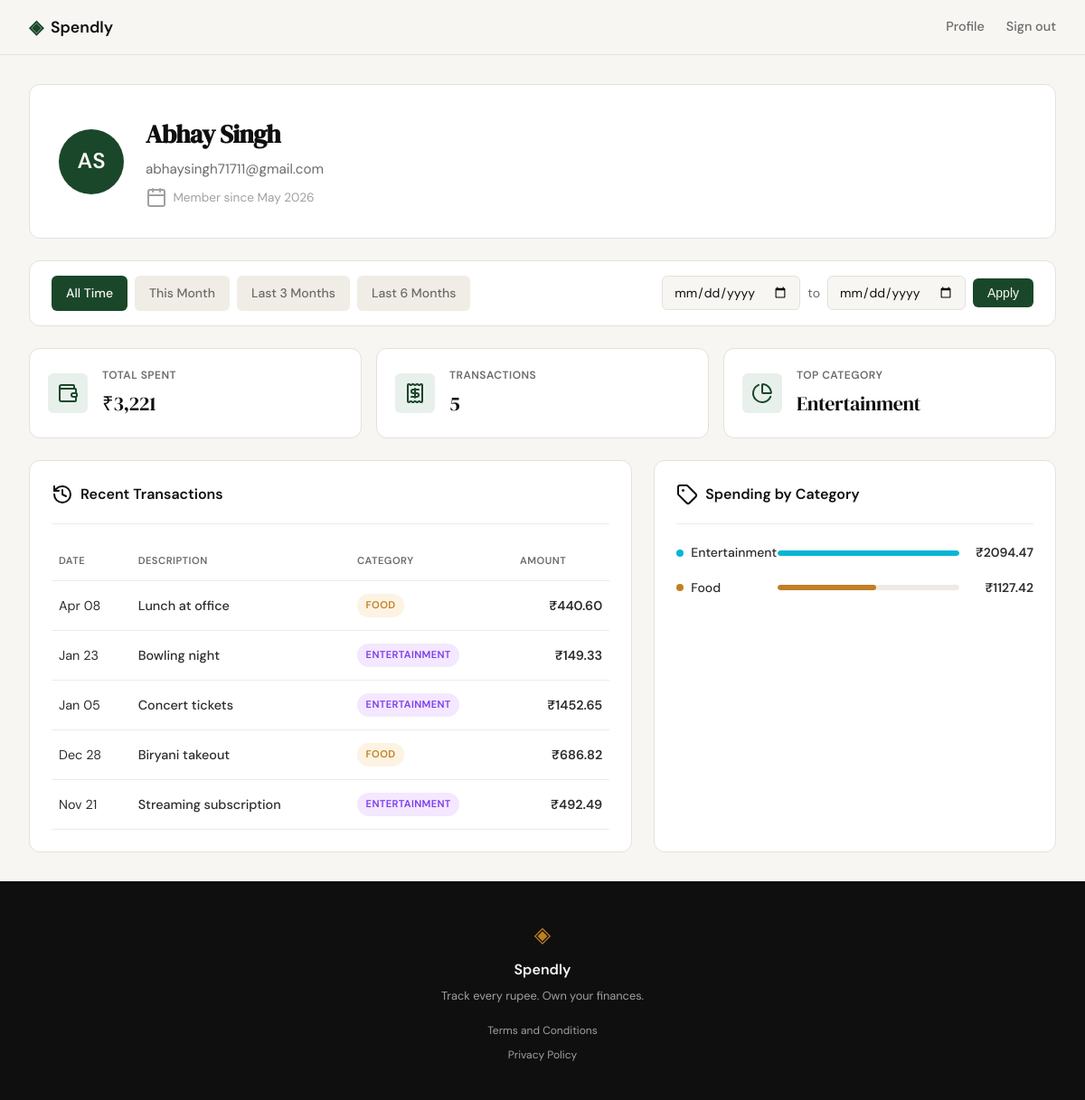
Page /profile (signed in) on the committed database.
### tables this page shows
CREATE TABLE users (
            id INTEGER PRIMARY KEY AUTOINCREMENT,
            name TEXT NOT NULL,
            email TEXT UNIQUE NOT NULL,
            password_hash TEXT NOT NULL,
            created_at TEXT DEFAULT (datetime('now'))
        );

CREATE TABLE expenses (
            id INTEGER PRIMARY KEY AUTOINCREMENT,
            user_id INTEGER NOT NULL,
            amount REAL NOT NULL,
            category TEXT NOT NULL,
            date TEXT NOT NULL,
            description TEXT,
            created_at TEXT DEFAULT (datetime('now')),
            FOREIGN KEY (user_id) REFERENCES users(id)
        );

### app.py (the view)
@app.route("/profile")
def profile():
    if not session.get("user_id"):
        return redirect(url_for("login"))
    user_id = session.get("user_id")
    user = get_user_by_id(user_id)
    if not user:
        session.clear()
        return redirect(url_for("login"))
    date_from, date_to, start_date, end_date, active_filter = parse_date_filter(
        request.args
    )
    stats = get_user_stats(user_id, start_date, end_date)
    transactions = get_user_expenses(user_id, start_date, end_date)
    category_totals = {}
    for tx in transactions:
        cat = tx["category"]
        category_totals[cat] = round(category_totals.get(cat, 0) + tx["amount"], 2)
    color_map = {
        "Food": "orange",
        "Transport": "blue",
        "Bills": "purple",
        "Health": "red",
        "Shopping": "green",
        "Entertainment": "cyan",
    }
    max_amount = max(category_totals.values()) if category_totals else 1
    categories = []
    for name, amount in sorted(
        category_totals.items(), key=lambda x: x[1], reverse=True
    ):
        bar_width = int(round((amount / max_amount) * 100)) if max_amount > 0 else 0
        categories.append(
            {
                "name": name,
                "amount": amount,
                "color": color_map.get(name, "gray"),
                "bar_width": bar_width,
            }
        )
    today = date.today()
    this_month_start = date(today.year, today.month, 1).strftime("%Y-%m-%d")
    three_months_ago = (today - timedelta(days=90)).strftime("%Y-%m-%d")
    six_months_ago = (today - timedelta(days=180)).strftime("%Y-%m-%d")
    today_str = today.strftime("%Y-%m-%d")
    if date_from == this_month_start and date_to == today_str:
        active_filter = "this_month"
    elif date_from == three_months_ago and date_to == today_str:
        active_filter = "last_3_months"
    elif date_from == six_months_ago and date_to == today_str:
        active_filter = "last_6_months"
    return render_template(
        "profile.html",
        user=user,
        stats=stats,
        transactions=transactions,
        categories=categories,
        max_category_amount=max_amount,
        date_from=date_from,
        date_to=date_to,
        active_filter=active_filter,
        this_month_start=this_month_start,
        three_months_ago=three_months_ago,
        six_months_ago=six_months_ago,
        today=today_str,
    )

### app.py (called while the page is built, shortened)
def parse_date_filter(request_args):
    date_from = request_args.get("date_from", "")
    date_to = request_args.get("date_to", "")
    active_filter = None
    start_date = None
    end_date = None
    return date_from, date_to, start_date, end_date, active_filter

### database/db.py (called while the page is built)
def get_db():
    conn = sqlite3.connect(DATABASE_PATH)
    conn.row_factory = sqlite3.Row
    conn.execute("PRAGMA foreign_keys = ON")
    return conn

def get_user_by_id(user_id):
    conn = get_db()
    cur = conn.cursor()
    cur.execute(
        "SELECT id, name, email, created_at FROM users WHERE id = ?", (user_id,)
    )
    user = cur.fetchone()
    conn.close()
    if user:
        return {
            "id": user["id"],
            "name": user["name"],
            "email": user["email"],
            "member_since": format_member_date(user["created_at"]),
        }
    return None

def format_member_date(date_str):
    if not date_str:
        return "Unknown"
    try:
        from datetime import datetime
        dt = datetime.strptime(date_str, "%Y-%m-%d %H:%M:%S")
        return dt.strftime("%B %Y")
    except Exception:
        return date_str

def build_date_filter(start_date=None, end_date=None):
    params = []
    date_filter = ""
    if start_date and end_date:
        date_filter = "AND date BETWEEN ? AND ?"
        params = [start_date, end_date]
    elif start_date:
        date_filter = "AND date >= ?"
        params = [start_date]
    elif end_date:
        date_filter = "AND date <= ?"
        params = [end_date]
    return date_filter, params

def get_user_expenses(user_id, start_date=None, end_date=None):
    conn = get_db()
    cur = conn.cursor()
    date_filter, date_params = build_date_filter(start_date, end_date)
    params = [user_id] + date_params
    cur.execute(
        f"""
        SELECT date, description, category, amount
        FROM expenses
        WHERE user_id = ? {date_filter}
        ORDER BY date DESC
        LIMIT 10
    """,
        params,
    )
    rows = cur.fetchall()
    conn.close()
    expenses = []
    for row in rows:
        expenses.append(
            {
                "date": format_expense_date(row["date"]),
                "description": row["description"] or "",
                "category": row["category"],
                "amount": row["amount"],
            }
        )
    return expenses

### templates/profile.html (shortened to what this page needs)
{% extends "base.html" %}
{% block head %}
<link rel="stylesheet" href="{{ url_for('static', filename='css/profile.css') }}">
{% endblock %}
{% block content %}
<div class="profile-page">
    <div class="profile-container">
        <div class="profile-header-card">
            <div class="user-avatar">
                {{ user.name.split()|map('first')|join('')|upper }}
            </div>
            <div class="user-info">
                <h1 class="user-name">{{ user.name }}</h1>
                <p class="user-email">{{ user.email }}</p>
                <p class="user-member">
                    <i data-lucide="calendar"></i>
                    Member since {{ user.member_since }}
                </p>
            </div>
        </div>
        <div class="filter-bar">
            <div class="filter-presets">
                <a href="{{ url_for('profile') }}" class="filter-preset {% if not active_filter %}active{% endif %}">All Time</a>
                <a href="{{ url_for('profile', date_from=this_month_start, date_to=today) }}" class="filter-preset {% if active_filter == 'this_month' %}active{% endif %}">This Month</a>
                <a href="{{ url_for('profile', date_from=three_months_ago, date_to=today) }}" class="filter-preset {% if active_filter == 'last_3_months' %}active{% endif %}">Last 3 Months</a>
                <a href="{{ url_for('profile', date_from=six_months_ago, date_to=today) }}" class="filter-preset {% if active_filter == 'last_6_months' %}active{% endif %}">Last 6 Months</a>
            </div>
            <form method="GET" action="{{ url_for('profile') }}" class="filter-custom">
                <input type="date" name="date_from" value="{{ date_from }}" class="filter-date-input">
                <span class="filter-date-separator">to</span>
                <input type="date" name="date_to" value="{{ date_to }}" class="filter-date-input">
                <button type="submit" class="filter-apply-btn">Apply</button>
            </form>
        </div>
        <div class="stats-row">
            <div class="stat-card">
                <div class="stat-icon">
                    <i data-lucide="wallet"></i>
                </div>
                <div class="stat-content">
                    <span class="stat-label">Total Spent</span>
                    <span class="stat-value">₹{{ "{:,}".format(stats.total_spent) }}</span>
                </div>
            </div>
            <div class="stat-card">
                <div class="stat-icon">
                    <i data-lucide="receipt"></i>
                </div>
                <div class="stat-content">
                    <span class="stat-label">Transactions</span>
                    <span class="stat-value">{{ stats.transactions }}</span>
                </div>
            </div>
            <div class="stat-card">
                <div class="stat-icon">
                    <i data-lucide="pie-chart"></i>
                </div>
                <div class="stat-content">
                    <span class="stat-label">Top Category</span>
                    <span class="stat-value">{{ stats.top_category }}</span>
                </div>
            </div>
        </div>
        <div class="profile-grid">
            <div class="transactions-card">
                <div class="card-header">
                    <h2 class="card-title">
                        <i data-lucide="history"></i>
                        Recent Transactions
                    </h2>
                </div>
                <div class="table-wrapper">
                    <table class="transactions-table">
                        <thead>
                            <tr>
                                <th>Date</th>
                                <th>Description</th>
                                <th>Category</th>
                                <th class="text-right">Amount</th>
                            </tr>
                        </thead>
                        <tbody>
                            {% for tx in transactions %}
                            <tr>
                                <td class="tx-date">{{ tx.date }}</td>
                                <td class="tx-desc">{{ tx.description }}</td>
                                <td>
                                    <span class="category-badge category-{{ tx.category|lower }}">
                                        {{ tx.category }}
                                    </span>
                                </td>
                                <td class="tx-amount">₹{{ "%.2f"|format(tx.amount) }}</td>
                            </tr>
                            {% endfor %}
                        </tbody>
                    </table>
                </div>
            </div>
            <div class="categories-card">
                <div class="card-header">
                    <h2 class="card-title">
                        <i data-lucide="tag"></i>
                        Spending by Category
                    </h2>
                </div>
                <div class="categories-list">
                    {% for cat in categories %}
                    <div class="category-row">
                        <div class="category-info">
                            <span class="category-dot category-dot-{{ cat.color }}"></span>
                            <span class="category-name">{{ cat.name }}</span>
                        </div>
                        <div class="category-bar-container">
                            <div class="category-bar">
                                <div class="category-fill category-fill-{{ cat.color }}" style="width: {{ cat.bar_width }}%;"></div>
                            </div>
                        </div>
                        <span class="category-amount">₹{{ "%.2f"|format(cat.amount) }}</span>
                    </div>
                    {% endfor %}
                </div>
            </div>
        </div>
    </div>
</div>
{% endblock %}

### static/css/style.css (style rules this page uses)
:root { --ink: #0f0f0f; --ink-soft: #2d2d2d; --ink-muted: #6b6b6b; --ink-faint: #a0a0a0; --paper: #f7f6f3; --paper-warm: #f0ede6; --paper-card: #ffffff; --accent: #1a472a; --accent-light: #e8f0eb; --accent-2: #c17f24; --accent-2-light: #fdf3e3; --danger: #c0392b; --danger-light: #fdecea; --success: #1e7e34; --success-light: #e8f5e9; --border: #e4e1da; --border-soft: #eeebe4; --font-display: 'DM Serif Display', Georgia, serif; --font-body: 'DM Sans', system-ui, sans-serif; --max-width: 1200px; --auth-width: 440px; --radius-sm: 6px; --radius-md: 12px; --radius-lg: 20px; }
*, *::before, *::after { box-sizing: border-box; margin: 0; padding: 0; }
html { font-size: 16px; scroll-behavior: smooth; }
body { background: var(--paper); color: var(--ink); font-family: var(--font-body); font-size: 1rem; line-height: 1.6; -webkit-font-smoothing: antialiased; }
a { color: inherit; text-decoration: none; }
.card-header { display: flex; justify-content: space-between; align-items: center; padding-bottom: 1.25rem; border-bottom: 1px solid var(--border-soft); margin-bottom: 1.5rem; }
.category-info { display: flex; align-items: center; gap: 0.5rem; }
.category-dot { width: 8px; height: 8px; border-radius: 50%; }
.category-dot-orange { background: #f59e0b; }
.category-name { font-size: 0.875rem; font-weight: 600; color: var(--ink-soft); }
.category-bar { height: 8px; background: var(--border-soft); border-radius: 999px; overflow: hidden; }
.category-fill { height: 100%; border-radius: 999px; }
.category-fill-orange { background: #f59e0b; }
.category-amount { font-size: 0.875rem; font-weight: 500; color: var(--ink-muted); text-align: right; }

### rows in the picture
users: name "Abhay Singh", email "abhaysingh71711@gmail.com"
expenses: date "Apr 08", description "Lunch at office", category "FOOD", amount "440.60", name "Food", {{ cat.bar_width }} 54 (drawn), amount "1127.42"
expenses: date "Jan 23", description "Bowling night", category "ENTERTAINMENT", amount "149.33", name "Entertainment", {{ cat.bar_width }} 100 (drawn), amount "2094.47"
expenses: date "Jan 05", description "Concert tickets", category "ENTERTAINMENT", amount "1452.65"
expenses: date "Dec 28", description "Biryani takeout", category "FOOD", amount "686.82"
expenses: date "Nov 21", description "Streaming subscription", category "ENTERTAINMENT", amount "492.49"

### other values in the picture
{{ user.name.split()|map('first')|join('')|upper }} "AS"
{{ user.member_since }} "May 2026"
{{ "{:,}".format(stats.total_spent) }} "3,221"
{{ stats.transactions }} "5"
{{ stats.top_category }} "Entertainment"
